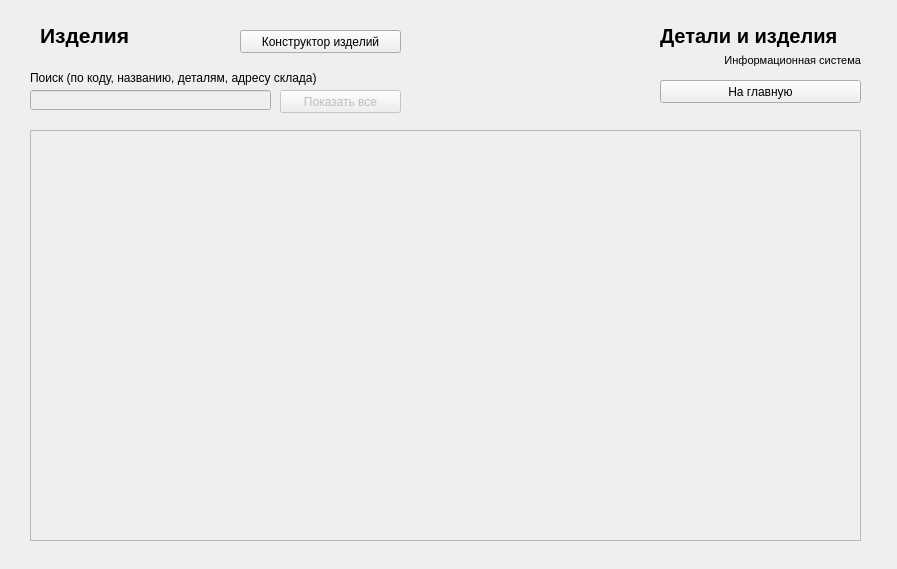
<?xml version="1.0" encoding="UTF-8"?>
<ui version="4.0">
 <class>ProductsWindow</class>
 <widget class="QMainWindow" name="ProductsWindow">
  <property name="geometry">
   <rect>
    <x>0</x>
    <y>0</y>
    <width>897</width>
    <height>569</height>
   </rect>
  </property>
  <property name="windowTitle">
   <string>Изделия - Детали и изделия</string>
  </property>
  <widget class="QWidget" name="centralwidget">
   <widget class="QLabel" name="label">
    <property name="geometry">
     <rect>
      <x>40</x>
      <y>20</y>
      <width>171</width>
      <height>31</height>
     </rect>
    </property>
    <property name="font">
     <font>
      <pointsize>16</pointsize>
      <weight>75</weight>
      <bold>true</bold>
     </font>
    </property>
    <property name="text">
     <string>Изделия</string>
    </property>
   </widget>
   <widget class="QLabel" name="label_2">
    <property name="geometry">
     <rect>
      <x>30</x>
      <y>70</y>
      <width>351</width>
      <height>16</height>
     </rect>
    </property>
    <property name="text">
     <string>Поиск (по коду, названию, деталям, адресу склада)</string>
    </property>
   </widget>
   <widget class="QPushButton" name="CloseButton">
    <property name="geometry">
     <rect>
      <x>660</x>
      <y>80</y>
      <width>201</width>
      <height>23</height>
     </rect>
    </property>
    <property name="text">
     <string>На главную</string>
    </property>
   </widget>
   <widget class="QLabel" name="label_5">
    <property name="geometry">
     <rect>
      <x>660</x>
      <y>20</y>
      <width>201</width>
      <height>31</height>
     </rect>
    </property>
    <property name="font">
     <font>
      <pointsize>15</pointsize>
      <weight>75</weight>
      <bold>true</bold>
     </font>
    </property>
    <property name="text">
     <string>Детали и изделия</string>
    </property>
   </widget>
   <widget class="QPushButton" name="ResetSearchButton">
    <property name="enabled">
     <bool>false</bool>
    </property>
    <property name="geometry">
     <rect>
      <x>280</x>
      <y>90</y>
      <width>121</width>
      <height>23</height>
     </rect>
    </property>
    <property name="text">
     <string>Показать все</string>
    </property>
   </widget>
   <widget class="QLineEdit" name="SearchInput">
    <property name="enabled">
     <bool>false</bool>
    </property>
    <property name="geometry">
     <rect>
      <x>30</x>
      <y>90</y>
      <width>241</width>
      <height>20</height>
     </rect>
    </property>
   </widget>
   <widget class="QPushButton" name="CreateStoreButton">
    <property name="geometry">
     <rect>
      <x>240</x>
      <y>30</y>
      <width>161</width>
      <height>23</height>
     </rect>
    </property>
    <property name="text">
     <string>Конструктор изделий</string>
    </property>
   </widget>
   <widget class="QLabel" name="label_6">
    <property name="geometry">
     <rect>
      <x>660</x>
      <y>50</y>
      <width>201</width>
      <height>21</height>
     </rect>
    </property>
    <property name="font">
     <font>
      <pointsize>8</pointsize>
     </font>
    </property>
    <property name="text">
     <string>Информационная система</string>
    </property>
    <property name="alignment">
     <set>Qt::AlignRight|Qt::AlignTrailing|Qt::AlignVCenter</set>
    </property>
   </widget>
   <widget class="QScrollArea" name="ScrollArea">
    <property name="geometry">
     <rect>
      <x>30</x>
      <y>130</y>
      <width>831</width>
      <height>411</height>
     </rect>
    </property>
    <property name="widgetResizable">
     <bool>true</bool>
    </property>
    <widget class="QWidget" name="ScrollAreaContent">
     <property name="geometry">
      <rect>
       <x>0</x>
       <y>0</y>
       <width>829</width>
       <height>409</height>
      </rect>
     </property>
     <layout class="QVBoxLayout" name="verticalLayout"/>
    </widget>
   </widget>
  </widget>
 </widget>
 <resources/>
 <connections/>
</ui>
